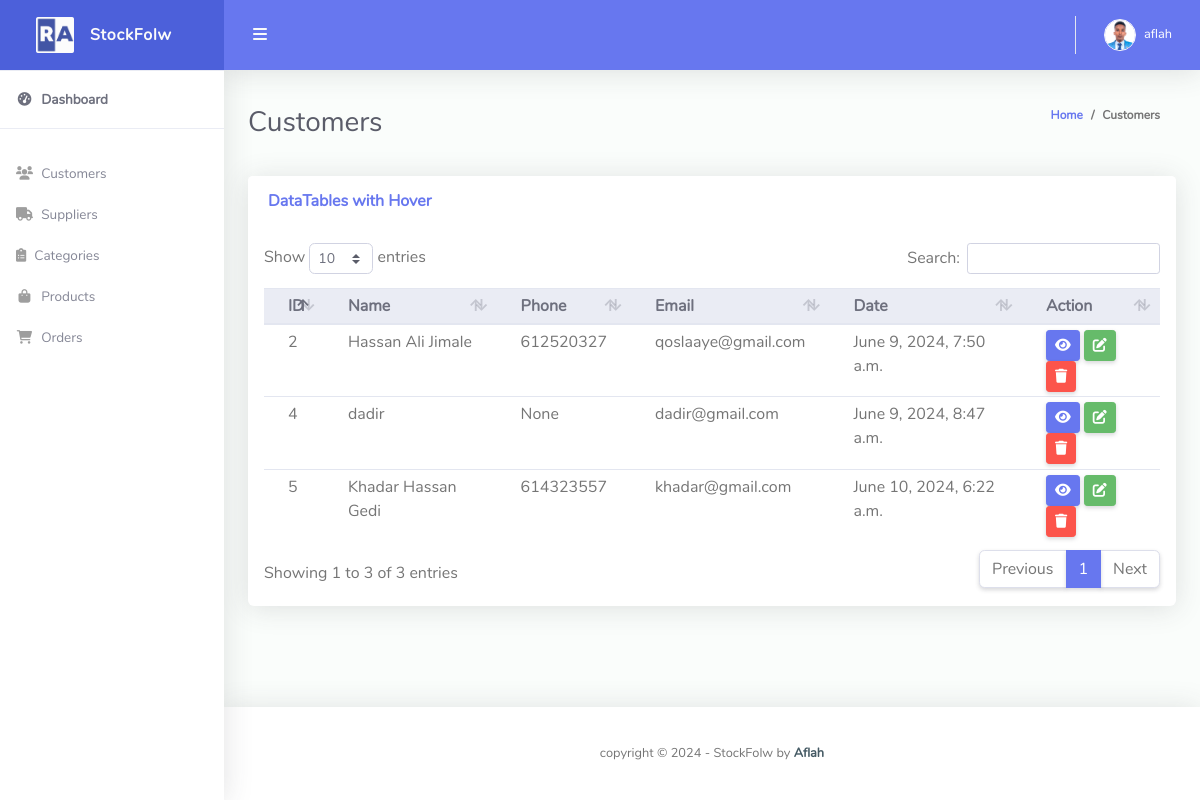
Page /customer/ (signed in) on the earlier database version.
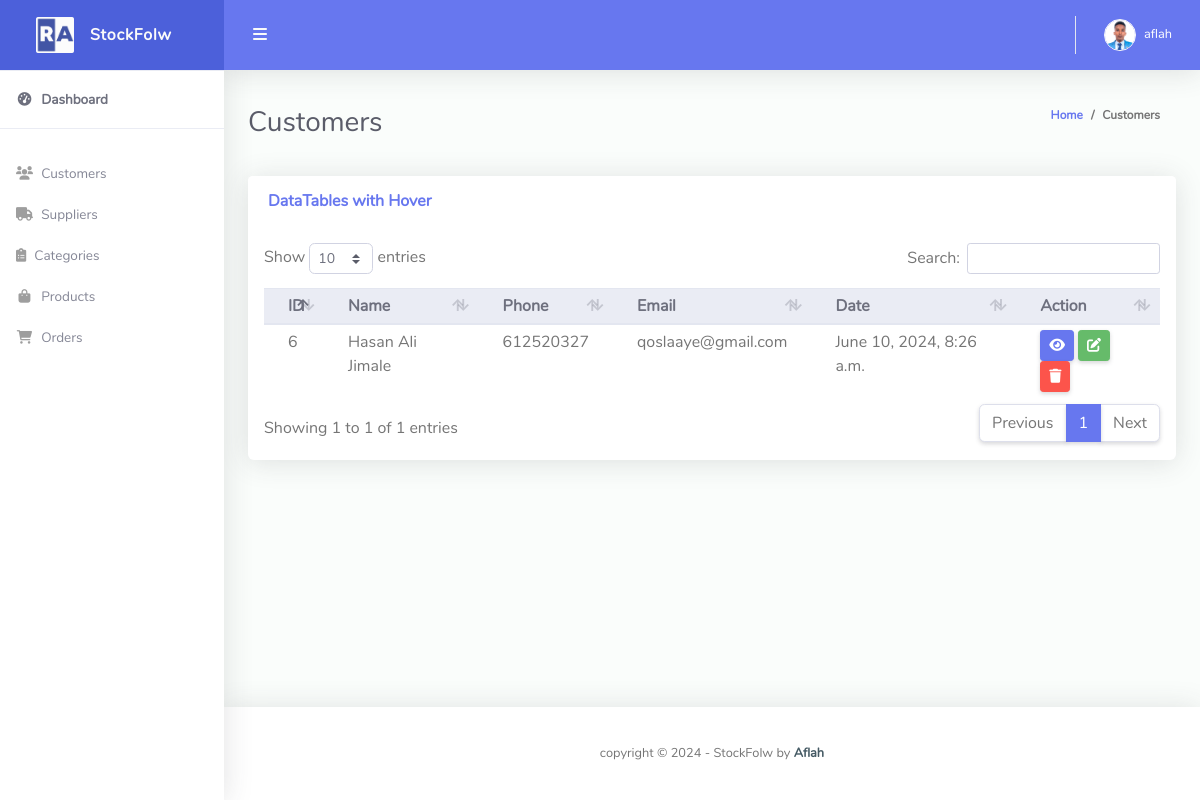
Same page on the later database version.
### stockflow/models.py (models this page shows, shortened)
class Customer(models.Model):
	user = models.OneToOneField(User, null=True, blank=True, on_delete=models.CASCADE)
	name = models.CharField(max_length=200, null=True)
	phone = models.CharField(max_length=200, null=True)
	email = models.CharField(max_length=200, null=True)
	profile_pic = models.ImageField(default="profile1.png", null=True, blank=True)
	date_created = models.DateTimeField(auto_now_add=True, null=True)

### stockflow/views.py (the view)
# urls.py: path('customer/', views.customer, name='customer'),
@login_required(login_url='login')
def customer(request):
    customers = Customer.objects.all()
    context = {'customers': customers}
    return render(request, 'customer.html', context)

### templates/customer.html (shortened to what this page needs)
{% extends 'base.html' %}
{% block content %}
<div class="container-fluid" id="container-wrapper">
    <div class="d-sm-flex align-items-center justify-content-between mb-4">
        <h1 class="h3 mb-0 text-gray-800">Customers</h1>
        <ol class="breadcrumb">
            <li class="breadcrumb-item"><a href="{% url 'home' %}">Home</a></li>
            <li class="breadcrumb-item">Customers</li>
        </ol>
    </div>
    <div class="row">
        <div class="col-lg-12">
            <div class="card mb-4">
                <div class="card-header py-3 d-flex flex-row align-items-center justify-content-between">
                    <h6 class="m-0 font-weight-bold text-primary">DataTables with Hover</h6>
                </div>
                <div class="table-responsive p-3">
                    <table class="table align-items-center table-flush table-hover table-sm" id="dataTableHover">
                        <thead class="thead-light">
                            <tr>
                                <th>ID</th>
                                <th>Name</th>
                                <th>Phone</th>
                                <th>Email</th>
                                <th>Date</th>
                                <th>Action</th>
                            </tr>
                        </thead>
                        <tbody>
                            {% for customer in customers %}
                            <tr>
                                <td>{{ customer.id }}</td>
                                <td>{{ customer.name }}</td>
                                <td>{{ customer.phone }}</td>
                                <td>{{ customer.email }}</td>
                                <td>{{ customer.date_created }}</td>
                                <td>
                                    <a href="" class="btn btn-sm btn-primary">
                                        <i class="fas fa-eye"></i>
                                    </a>
                                    <a href="" class="btn btn-sm btn-success">
                                        <i class="fas fa-edit"></i>
                                    </a>
                                    <a href="" class="btn btn-sm btn-danger">
                                        <i class="fas fa-trash"></i>
                                    </a>
                                </td>
                            </tr>
                            {% endfor %}
                        </tbody>
                    </table>
                </div>
            </div>
        </div>
    </div>
</div>
{% endblock %}

### templates/base.html (shortened to what this page needs)
{% load static %}
<!DOCTYPE html>
<html lang="en">
<head>
  <link href="https://cdnjs.cloudflare.com/ajax/libs/font-awesome/6.0.0-beta3/css/all.min.css" rel="stylesheet" type="text/css">
  <link href="{% static 'vendor/bootstrap/css/bootstrap.min.css' %}" rel="stylesheet" type="text/css">
  <link href="{% static 'css/ruang-admin.min.css' %}" rel="stylesheet">
  <link href="{% static 'vendor/datatables/dataTables.bootstrap4.min.css' %}" rel="stylesheet">
  </head>
<body id="page-top">
  <div id="wrapper">
    {% include 'partials/sidebar.html' %}
    <div id="content-wrapper" class="d-flex flex-column">
      <div id="content">
        {% include 'partials/topbar.html' %}
        {% block content %}
        {% endblock %}
      </div>
      {% include 'partials/footer.html' %}
    </div>
  </div>
</body>
</html>

### templates/partials/sidebar.html
{% load static %}
<ul class="navbar-nav sidebar sidebar-light accordion" id="accordionSidebar">
    <a class="sidebar-brand d-flex align-items-center justify-content-center" href="/">
        <div class="sidebar-brand-icon">
            <img src="{% static 'img/logo/logo2.png' %}">
        </div>
        <div class="sidebar-brand-text mx-3">StockFolw</div>
    </a>
    <hr class="sidebar-divider my-0">
    <li class="nav-item active">
        <a class="nav-link" href="/">
            <i class="fas fa-fw fa-tachometer-alt"></i>
            <span>Dashboard</span></a>
    </li>
    <hr class="sidebar-divider">
    <li class="nav-item">
        <a class="nav-link" href="{% url 'customer' %}">
            <i class="fas fa-fw fa-users"></i>
            <span>Customers</span>
        </a>
    </li>
    <li class="nav-item">
        <a class="nav-link" href="{% url 'supplier' %}">
            <i class="fas fa-fw fa-truck"></i>
            <span>Suppliers</span>
        </a>
    </li>
    <li class="nav-item">
        <a class="nav-link" href="#">
            <i class="fas fa-clipboard-list"></i>
            <span>Categories</span>
        </a>
    </li>
    <li class="nav-item">
        <a class="nav-link" href="#">
            <i class="fas fa-fw fa-shopping-bag"></i>
            <span>Products</span>
        </a>
    </li>
    <li class="nav-item">
        <a class="nav-link" href="#">
            <i class="fas fa-fw fa-shopping-cart"></i>
            <span>Orders</span>
        </a>
    </li>
</ul>

### templates/partials/topbar.html (shortened to what this page needs)
{% load static %}
<nav class="navbar navbar-expand navbar-light bg-navbar topbar mb-4 static-top">
    <button id="sidebarToggleTop" class="btn btn-link rounded-circle mr-3">
        <i class="fa fa-bars"></i>
    </button>
    <ul class="navbar-nav ml-auto">
        <li class="nav-item dropdown no-arrow">
            <a class="nav-link dropdown-toggle" href="#" id="userDropdown" role="button" data-toggle="dropdown"
                aria-haspopup="true" aria-expanded="false">
                {% if request.user.customer.profile_pic %}
                <img class="img-profile rounded-circle" src="{{request.user.customer.profile_pic.url}}"
                    style="max-width: 60px">
                {% else %}
                <img class="img-profile rounded-circle" src="{% static 'img/Testro.jpg' %}" style="max-width: 60px">
                {% endif %}
                <span class="ml-2 d-none d-lg-inline text-white small">{{request.user}}</span>
            </a>
        </li>
    </ul>
</nav>

### templates/partials/footer.html
<footer class="sticky-footer bg-white">
    <div class="container my-auto py-2">
        <div class="copyright text-center my-auto">
            <span>copyright &copy;
                <script> document.write(new Date().getFullYear()); </script> - StockFolw by
                <b><a href="#" target="_blank">Aflah</a></b>
            </span>
        </div>
    </div>
</footer>

Differences in the rows shown:
removed Customer: id "2", name "Hassan Ali Jimale", phone "612520327", email "qoslaaye@gmail.com", date_created "June 9, 2024, 7:50 a.m."
removed Customer: id "4", name "dadir", phone "None", email "dadir@gmail.com", date_created "June 9, 2024, 8:47 a.m."
removed Customer: id "5", name "Khadar Hassan Gedi", phone "614323557", email "khadar@gmail.com", date_created "June 10, 2024, 6:22 a.m."
added Customer: id "6", name "Hasan Ali Jimale", phone "612520327", email "qoslaaye@gmail.com", date_created "June 10, 2024, 8:26 a.m."
Other differences:
text written by a page script: "Show entries Search: Showing 1 to 3 of 3 entries Previous 1 Next" → "Show entries Search: Showing 1 to 1 of 1 entries Previous 1 Next"
